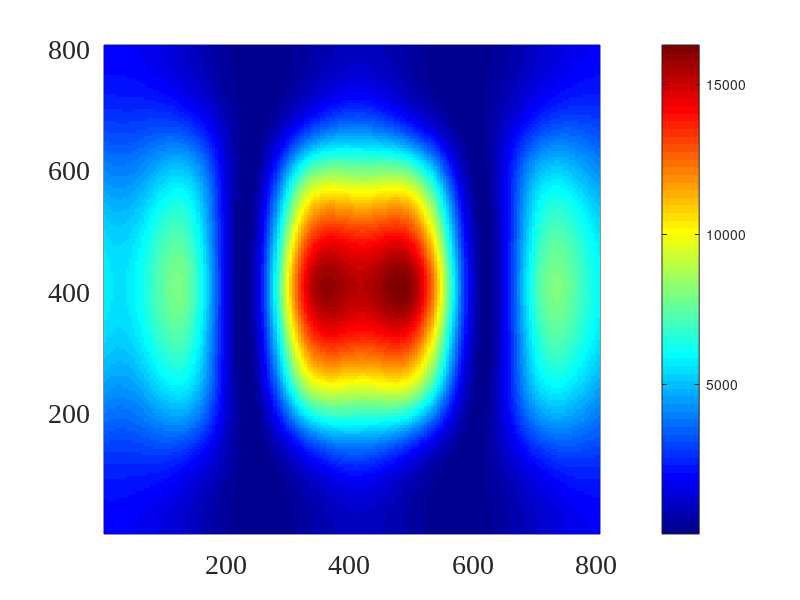

The MATLAB script that drew this image: (Note: this script raises an error after producing the figure.)
%% Set Layer Geometry

% Unit cell parameters
D_x = 810; % Length of one period in 'x'
D_x = 2*round(D_x/2); % Scaled and rounded to nearest even number
D_y = D_x; % Length of one period in 'y'
N_z = 1; % No. of layers for Fourier analysis
h_z = 320; % Thickness of layers
h_g = 125; % Thickness of layers
z_l = [0,cumsum(h_z(1:N_z-1))]; % 'z' coordinate of each layer
L = 600;
w_1 = 230; % Width of Si bar 1
w_2 = 190; % Width of Si bar 2
C_1 = [405,405 - (w_1 + h_g)/2]; % Center of Si bar 1
C_2 = [405,405 + (w_2 + h_g)/2]; % Center of Si bar 1
C_c = [D_x/2,D_y/2]; % Center of unit cell
N_l = N_z + 2; % Total layers

%% Generate layers

% Build the structure as a binary 3D matrix
zoom = 4;
G_x = zoom*D_x; G_y = zoom*D_y;
indexProfLog = false(G_x,G_y,N_z);
centre = [G_x,G_y]/2;
w_1z = zoom*w_1;
w_2z = zoom*w_2;
L_z = zoom*L;
C_1z = zoom*C_1;
C_2z = zoom*C_2;
C_cz = zoom*C_c;

for nn=1:N_z
%     indexProfLog(C_cz(1)-L_z/2:C_cz(1)+L_z/2,...
%         C_cz(2)-w_1z/2:C_cz(2)+w_1z/2,nn) = true;
    indexProfLog(C_1z(1)-L_z/2:C_1z(1)+L_z/2,...
        C_1z(2)-w_1z/2:C_1z(2)+w_1z/2,nn) = true;
    indexProfLog(C_2z(1)-L_z/2:C_2z(1)+L_z/2,...
        C_2z(2)-w_2z/2:C_2z(2)+w_2z/2,nn) = true;
end

%% Source

y = 1653.8; % Range of wavelength in nm

% Angles
th = 0; % Incidence Angle (deg)
phi = 0; % Angle between 'x' axis and plane of incidence (deg)
psi = 0; % Polarization angle (deg) 0 -> TM, 90 -> TE

%% Materials
n_Air = 1;
n_Sen = 1.25;
n_Si = 3.46;
n_SiO2 = 1.5;

%% Initialization

% Fourier modes to consider in calculations (ODD)
N_x = 9; %=1; for uncarved % Number of Fourier modes in x direction 
N_y = 9; %=1; for uncarved % Number of Fourier modes in y direction
Nt = N_x*N_y;

% Preallocations
ky = 2*pi./y; % Wavenumbers
I = eye(Nt); II = eye(2*Nt); % Identity matrices
ZZ = zeros(2*Nt); zz = zeros(2*Nt,1);
EPS = zeros(Nt,Nt,N_l);
EPSyx = zeros(Nt,Nt,N_z);
EPSxy = zeros(Nt,Nt,N_z);
W = zeros(2*Nt,2*Nt,N_l);
V = zeros(2*Nt,2*Nt,N_l);
X = zeros(2*Nt,2*Nt,N_l);
qm = zeros(2*Nt,N_l);

% Foruier mode numbers and arrays
mx = (-(N_x-1)/2:(N_x-1)/2)';
my = (-(N_y-1)/2:(N_y-1)/2);
m0x = (N_x+1)/2;
m0y = (N_y+1)/2;
m0 = (Nt+1)/2;
    
%% Structure Analysis
% Permittivity and refractive indices
n_1 = n_Air; % Refractive index of incidence medium
n_2 = n_Si; % Refractive index of material in structure
n_3 = n_SiO2; % Refractive index of transmission medium

% Permittivity matrices for each layer
indexProf = ones(G_x,G_y);
for nn=1:N_z
    indexProf(indexProfLog(:,:,nn)) = n_2^2;
    indexProf(~indexProfLog(:,:,nn)) = n_Sen^2;

    eps_fft = fftshift(fft2(indexProf))/(G_x*G_y);
    eps_mn = eps_fft(G_x/2+2-N_x:G_x/2+N_x,G_y/2+2-N_y:G_y/2+N_y);

    for pp = 1:N_x
        for qq = 1:N_y
            EE = rot90(eps_mn(pp:pp+N_x-1,qq:qq+N_y-1),2);
            EPS(pp+N_x*(qq-1),:,nn+1) = reshape(EE,1,[]);
        end
    end

    i_iepsx_mj = zeros(N_x,G_y,N_x);
    iepsx_fft = fftshift(fft(indexProf.^(-1),[],1),1)/(G_x);

    for qq=1:G_y
        iepsx_m = iepsx_fft(G_x/2+2-N_x:G_x/2+N_x,qq);
        iepsx_mj = toeplitz(iepsx_m(N_x:2*N_x-1),flip(iepsx_m(1:N_x)));

        i_iepsx_mj(:,qq,:) = inv(iepsx_mj);
    end

    epsxy_fft = fftshift(fft(i_iepsx_mj,[],2),2)/(G_y);
    epsxy_mnj = epsxy_fft(:,G_y/2+2-N_y:G_y/2+N_y,:);

    E4 = zeros(N_x,N_y,N_x,N_y);

    for pp = 1:N_x
        for qq = 1:N_x
            E4(pp,:,qq,:) = toeplitz(epsxy_mnj(pp,N_y:2*N_y-1,qq),flip(epsxy_mnj(pp,1:N_y,qq)));
        end
    end

    EPSxy(:,:,nn) = reshape(E4,[N_x*N_y,N_x*N_y]);

    i_iepsy_nl = zeros(G_x,N_y,N_y);
    iepsy_fft = fftshift(fft(indexProf.^(-1),[],2),2)/(G_y);

    for pp=1:G_x
        iepsy_n = iepsy_fft(pp,G_y/2+2-N_y:G_y/2+N_y);
        iepsy_nl = toeplitz(iepsy_n(N_y:2*N_y-1),flip(iepsy_n(1:N_y)));

        i_iepsy_nl(pp,:,:) = inv(iepsy_nl);
    end

    epsyx_fft = fftshift(fft(i_iepsy_nl,[],1),1)/(G_x);
    epsyx_mnl = epsyx_fft(G_x/2+2-N_x:G_x/2+N_x,:,:);

    E4 = zeros(N_x,N_y,N_x,N_y);

    for rr = 1:N_y
        for ss = 1:N_y
            E4(:,rr,:,ss) = toeplitz(epsyx_mnl(N_x:2*N_x-1,rr,ss),flip(epsyx_mnl(1:N_x,rr,ss)));
        end
    end

    EPSyx(:,:,nn) = reshape(E4,[N_x*N_y,N_x*N_y]);
end

%% Begin computation in wavelength, polarization and incidence angle
% Incident Field
u_x = cosd(psi)*cosd(phi)*cosd(th) - sind(psi)*sind(phi);
u_y = cosd(psi)*sind(phi)*cosd(th) + sind(psi)*cosd(phi);
inc = zz; inc(m0) = u_x; inc(Nt+m0) = u_y;

% Wavenumber Matrices
k_0 = ky;

k_xi = k_0*n_1*sind(th)*cosd(phi) + 2*pi*mx/D_x;
k_yi = k_0*n_1*sind(th)*sind(phi) + 2*pi*my/D_y;
k_x_mn = reshape(repmat(k_xi,1,N_y),[],1);
k_y_mn = reshape(repmat(k_yi,N_x,1),[],1);

k_1_zmn = conj(((n_1*k_0)^2*ones(Nt,1) - k_x_mn.^2 - k_y_mn.^2).^(1/2));
k_3_zmn = conj(((n_3*k_0)^2*ones(Nt,1) - k_x_mn.^2 - k_y_mn.^2).^(1/2));

K_x = 1i*diag(k_x_mn/k_0);
K_y = 1i*diag(k_y_mn/k_0);

%% Eigenmatrices

% Eigenvalue formulation for the grating region
for nn=1:N_z
    F11 = -K_x*(EPS(:,:,nn+1)\K_y);
    F12 = I + K_x*(EPS(:,:,nn+1)\K_x);
    F21 = -I - K_y*(EPS(:,:,nn+1)\K_y);
    F22 = K_y*(EPS(:,:,nn+1)\K_x);
    F = [F11 F12;F21 F22];

    G11 = -K_x*K_y;
    G12 = EPSyx(:,:,nn) + K_x^2;
    G21 = -EPSxy(:,:,nn) - K_y^2;
    G22 = K_x*K_y;
    G = [G11 G12;G21 G22];

    [W(:,:,nn+1), Q] = eig(F*G);
    Q = (sqrt(Q));
    qm(:,nn+1) = diag(Q);
    V(:,:,nn+1) = -G*W(:,:,nn+1)/Q;
    X(:,:,nn+1) = diag(exp(-k_0*qm(:,nn+1)*h_z(nn)));
end

% Eigenmatrices for reflection and transmission layers
W(:,:,1) = II;
W(:,:,N_l) = II;

EPS(:,:,1) = n_1^2*I;
VIxx = (1i/k_0)*diag((k_x_mn.*k_y_mn)./k_1_zmn);
VIxy = (1i/k_0)*diag((k_y_mn.^2 + k_1_zmn.^2)./k_1_zmn);
VIyx = -(1i/k_0)*diag((k_x_mn.^2 + k_1_zmn.^2)./k_1_zmn);
VIyy = -VIxx;
V(:,:,1) = [VIxx VIxy;VIyx VIyy];
qm(:,1) = 1i*[k_1_zmn;k_1_zmn]/k_0;
X(:,:,1) = II;

EPS(:,:,N_l) = n_3^2*I;
VIIxx = (1i/k_0)*diag((k_x_mn.*k_y_mn)./k_3_zmn);
VIIxy = (1i/k_0)*diag((k_y_mn.^2 + k_3_zmn.^2)./k_3_zmn);
VIIyx = -(1i/k_0)*diag((k_x_mn.^2 + k_3_zmn.^2)./k_3_zmn);
VIIyy = -VIIxx;
V(:,:,N_l) = [VIIxx VIIxy;VIIyx VIIyy];
qm(:,N_l) = 1i*[k_3_zmn;k_3_zmn]/k_0;
X(:,:,N_l) = II;

%% Big matrix calculation

% Preallocation
B = repmat(ZZ,2*(N_l+1),2*(N_l+1));

% Building B using b
for ll=1:N_l
    b = [W(:,:,ll) W(:,:,ll)*X(:,:,ll);
        V(:,:,ll) -V(:,:,ll)*X(:,:,ll);
        -W(:,:,ll)*X(:,:,ll) -W(:,:,ll);
        -V(:,:,ll)*X(:,:,ll) V(:,:,ll)];
    
    B(4*(ll-1)*Nt+1:4*(ll+1)*Nt,4*(ll-1)*Nt+1:4*ll*Nt) = b;
end

% The final two columns
b_l=[-W(:,:,1), ZZ;
    V(:,:,1), ZZ;
    repmat(ZZ,2*(N_l-1),2);
    ZZ, W(:,:,N_l);
    ZZ, V(:,:,N_l)];

B(:,4*N_l*Nt+1:4*(N_l+1)*Nt) = b_l; % The BIG matrix

% Incident field matrix
Ein = inc;
Hin = V(:,:,1)*Ein;
Fin = [Ein;Hin;repmat(zz,2*N_l,1)]; % Fields in each layer at incidence

C = B\Fin; % Column matrix with wave amplitudes for each layer

% Reflected and transmitted fourier modes
Cc = reshape(C,4*Nt,N_l+1); % Rearrange
Cc(2*Nt+1:4*Nt,N_l) = zz; % Forcing incidence from transmission layer to 0

R_xy = Cc(1:2*Nt,N_l+1);
T_xy = Cc(2*Nt+1:4*Nt,N_l+1);

%% Efficiency

R_z = (k_x_mn./k_1_zmn).*R_xy(1:Nt) + (k_y_mn./k_1_zmn).*R_xy(Nt+1:2*Nt);
T_z = -(k_x_mn./k_3_zmn).*T_xy(1:Nt) - (k_y_mn./k_3_zmn).*T_xy(Nt+1:2*Nt);

R_xyz = [R_xy;R_z]; T_xyz = [T_xy;T_z];

DEri = real([(k_1_zmn/k_1_zmn(m0));(k_1_zmn/k_1_zmn(m0));(k_1_zmn/k_1_zmn(m0))]).*(R_xyz.*conj(R_xyz));
DEti = real([(k_3_zmn/k_1_zmn(m0));(k_3_zmn/k_1_zmn(m0));(k_3_zmn/k_1_zmn(m0))]).*(T_xyz.*conj(T_xyz));

DEr = sum(DEri(:));
DEt = sum(DEti(:));

%% Fields

% Space parameters
rz = y/10; % Resolution in 'z'
zStart = -20; % Start plotting from this z coordinate
zEnd = sum(h_z) - zStart; % Stop plotting at this z coordinate
z = h_z/2; % zStart:rz:zEnd;

rx = 5; % Resolution in 'x'
x = 1:rx:D_x-rx+1; % Need to compute just a single period

ry = 5; % Resolution in 'y'
y = 1:rx:D_y-rx+1;

zi = 1; % Starting z index
ll = 1; % Starting layer

% z coordinate for the end of each layer
z_l = cumsum([0,h_z,Inf]);

% Preallocating field magnitude matrices
eps_z = zeros(length(x),length(y),length(z));
E_x = zeros(length(x),length(y),length(z));
E_y = zeros(length(x),length(y),length(z));
E_z = zeros(length(x),length(y),length(z));
H_x = zeros(length(x),length(y),length(z));
H_y = zeros(length(x),length(y),length(z));
H_z = zeros(length(x),length(y),length(z));
E_v = zeros(length(x),length(y),length(z),3);
H_v = zeros(length(x),length(y),length(z),3);
S_v = zeros(length(x),length(y),length(z),3);

while zi<=length(z)
    % Propagation in z
    if z(zi)<z_l(ll)
        p_z = exp(-k_0*qm(:,ll)*(z(zi)-z_l(ll-(ll~=1))));
        Phi_z = diag([p_z;X(:,:,ll)*p_z.^(-1)]);
        
        M = [W(:,:,ll), W(:,:,ll);
             EPS(:,:,ll)\[-K_y,K_x]*V(:,:,ll), -EPS(:,:,ll)\[-K_y,K_x]*V(:,:,ll);
             V(:,:,ll), -V(:,:,ll);
             [-K_y,K_x]*W(:,:,ll), [-K_y,K_x]*W(:,:,ll)];
             
        Psi_z = M*Phi_z*Cc(:,ll); % Field amplitude coefficients at (*,*,z)
        
        for yi=1:length(y)
            p_y = exp(-k_0*diag(K_y)*y(yi)); % Propagation in x
            Phi_y = diag(repmat(p_y,6,1));
    
            Psi_yz = Phi_y*Psi_z; % Field amplitude coefficients at (*,y,z)
            for xi=1:length(x)
                p_x = exp(-k_0*diag(K_x)*x(xi)); % Propagation in x
                Phi_x = diag(repmat(p_x,6,1));
    
                Psi_xyz = Phi_x*Psi_yz; % Field amplitude coefficients at (x,y,z)
    
                % Separating the field components from \Psi(x,z)
                E_x(xi,yi,zi) = sum(Psi_xyz(1:Nt));
                E_y(xi,yi,zi) = sum(Psi_xyz(Nt+1:2*Nt));
                E_z(xi,yi,zi) = sum(Psi_xyz(2*Nt+1:3*Nt));
                H_x(xi,yi,zi) = sum(Psi_xyz(3*Nt+1:4*Nt));
                H_y(xi,yi,zi) = sum(Psi_xyz(4*Nt+1:5*Nt));
                H_z(xi,yi,zi) = sum(Psi_xyz(5*Nt+1:6*Nt));
                
                E_v(xi,yi,zi,:) = [E_x(xi,yi,zi),E_y(xi,yi,zi),E_z(xi,yi,zi)];
                H_v(xi,yi,zi,:) = [H_x(xi,yi,zi),H_y(xi,yi,zi),H_z(xi,yi,zi)];
                S_v(xi,yi,zi,:) = 0.5*real(cross(E_v(xi,yi,zi,:),conj(H_v(xi,yi,zi,:))));
            end
        end
        zi = zi + 1;
    else
        ll = ll + 1;
    end
end

%% Plot

absE2 = []; absH2 = [];
absE2(:,:) = abs(E_x(:,:,1)).^2 + abs(E_y(:,:,1)).^2 + abs(E_z(:,:,1)).^2;
absH2(:,:) = abs(H_x(:,:,1)).^2 + abs(H_y(:,:,1)).^2 + abs(H_z(:,:,1)).^2;

zz = 1;
figure('Units','inches','Position',[5 2 7 5]);
h = pcolor(x,y,absH2);
set(h,'linestyle','none');
set(gca,'fontsize',20);
set(gca, 'FontName', 'Times New Roman');
colormap('jet');
bb = colorbar;
bb.Label.String = '|H|^2';
bb.Label.Rotation = 270;
clims = get(gca,'clim');
bb.Label.Position = [4,(clims(1)+clims(2))/2,0];
title('$\lambda=1550$ nm','interpreter','latex')
xlabel('$x$ (nm)','interpreter','latex');
ylabel('$y$ (nm)','interpreter','latex');
hold on
quiver(x(1:10:end),y(1:10:end),imag(H_x(1:10:end,1:10:end,zz)),imag(H_y(1:10:end,1:10:end,zz)))
axis equal
xlim([min(x),max(x)])
ylim([min(y),max(y)])

figure('Units','inches','Position',[5 2 7 5]);
h = pcolor(x,y,absE2);
set(h,'linestyle','none');
set(gca,'fontsize',20);
set(gca, 'FontName', 'Times New Roman');
colormap('jet');
bb = colorbar;
bb.Label.String = '|E|^2';
bb.Label.Rotation = 270;
clims = get(gca,'clim');
bb.Label.Position = [4,(clims(1)+clims(2))/2,0];
title('$\lambda=1550$ nm','interpreter','latex')
xlabel('$x$ (nm)','interpreter','latex');
ylabel('$y$ (nm)','interpreter','latex');
hold on
quiver(x(1:10:end),y(1:10:end),real(E_x(1:10:end,1:10:end,zz)),real(E_y(1:10:end,1:10:end,zz)))
axis equal
xlim([min(x),max(x)])
ylim([min(y),max(y)])
